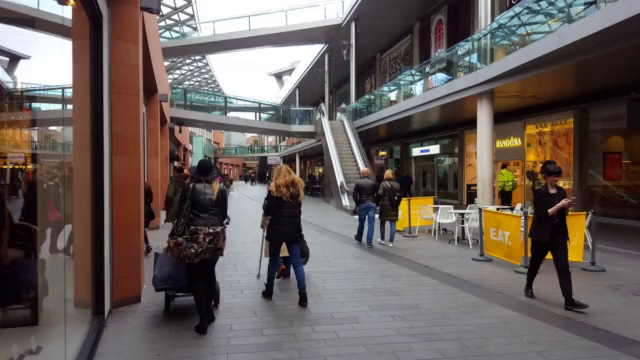
#> input picture frame 0 of IA/Computer_Vision/Images/Shopping_Mall.mp4, 640 x 360 px
$ jupyter execute Reconocimiento_de_rostros_video.ipynb
#> lines starting #> are read from the running program, lines starting #| are printed output that depends on the picture; after the words box and inside, x2 and y2 are one past the last pixel; in counts of white or black regions, pixels touching at a corner belong together
# 1.  Habilitar Google drive

[cell 1]
from google.colab import drive
drive.mount('/content/drive')

# Importar librerias necesarias

[cell 2]
import cv2
import numpy as np
from google.colab.patches import cv2_imshow

# Cargar video de Google drive con opencv

[cell 3]
videoentrada = cv2.VideoCapture('/content/drive/My Drive/IA/Computer_Vision/Images/Shopping_Mall.mp4')

# Analizar video

[cell 4]
#video que vamos a analizar
video = cv2.VideoCapture('/content/drive/My Drive/IA/Computer_Vision/Images/Shopping_Mall.mp4')
#clasificador haar
face_cascade = cv2.CascadeClassifier('/content/drive/My Drive/IA/Computer_Vision/Python_files/HaarCascade/haarcascade_fullbody.xml')

for x in range(6):
  videoentrada.set(1,x);
  #ret: retorno (true si es frame se lee correctamente)
  ret, frame = videoentrada.read()
  #convertimos el frame a gris
  gray = cv2.cvtColor(frame, cv2.COLOR_BGR2GRAY)
  #detectamos las caras en el frame
  faces = face_cascade.detectMultiScale(gray,scaleFactor=1.1,minNeighbors=5)
  for (x, y, w, h) in faces:
    #dibujamos rectángulos verdes alrededor de las caras
    cv2.rectangle(frame,(x,y),(x+w, y+h),(0, 255, 0),2)
  cv2_imshow(frame)
#> this loop made 6 passes
#> faces on passes 3 to 5: [[332, 149, 56, 113]], [[331, 152, 54, 109], [210, 90, 123, 246]], [[329, 152, 55, 110], [211, 96, 118, 235]]
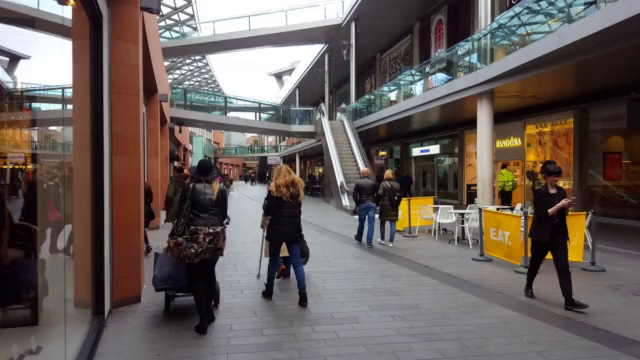
#> input picture frame 0 of IA/Computer_Vision/Images/Shopping_Mall.mp4, 640 x 360 px
#> pass 1, `gray = cv2.cvtColor(frame, cv2.COLOR_BGR2GRAY)`:
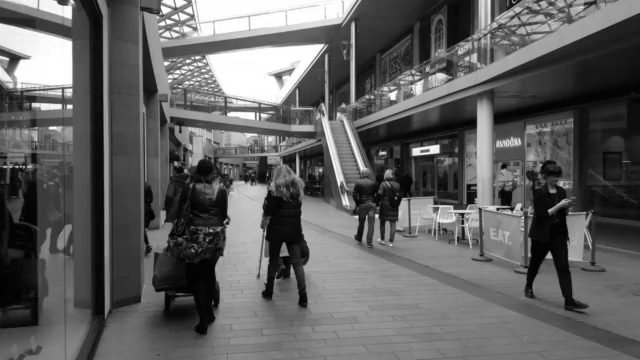
#> gray: shape (360, 640); min 0, max 255, mean 96.7
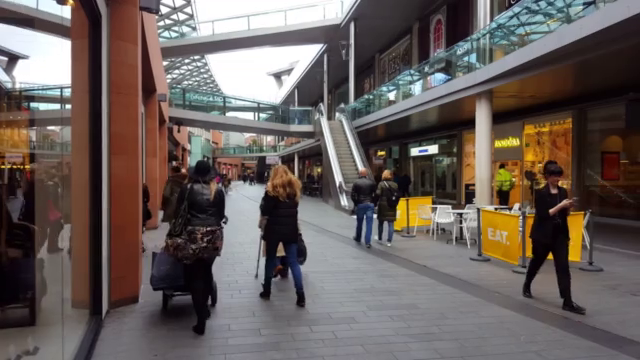
#> input picture frame 1 of IA/Computer_Vision/Images/Shopping_Mall.mp4, 640 x 360 px
#> pass 2, `gray = cv2.cvtColor(frame, cv2.COLOR_BGR2GRAY)`:
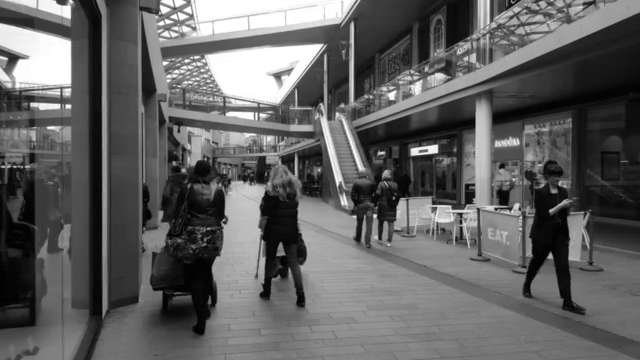
#> gray: shape (360, 640); min 0, max 255, mean 97.3
#> pass 3, `ret, frame = videoentrada.read()`:
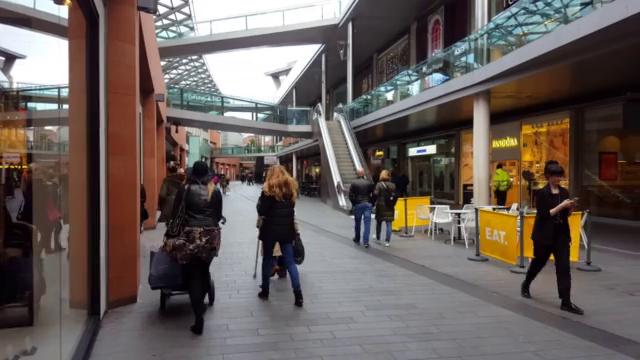
#> frame: shape (360, 640, 3); mean B, G, R 90.7, 94.6, 104.6
#> pass 3, `gray = cv2.cvtColor(frame, cv2.COLOR_BGR2GRAY)`:
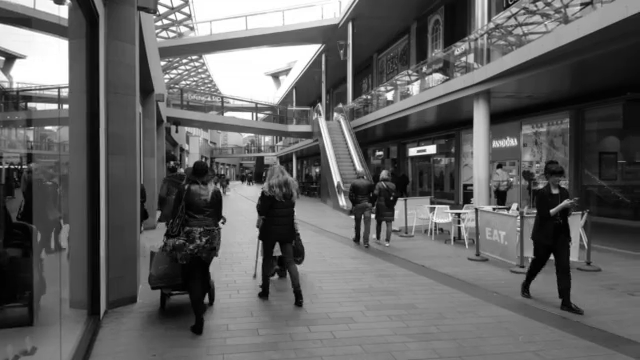
#> gray: shape (360, 640); min 0, max 255, mean 97.1
#> after the loop:
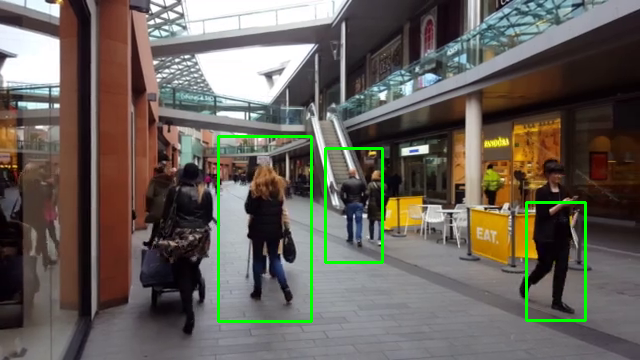
#> frame: shape (360, 640, 3); mean B, G, R 89.7, 97.4, 103.4
#> after the loop:
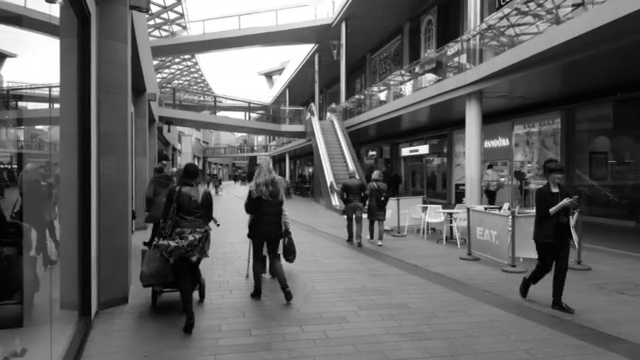
#> gray: shape (360, 640); min 0, max 255, mean 97.7

# Instalar libreria para medir la ejecución

[cell 5]
import sys
import time          #  calcular tiempo (en este caso tiempo de descarga de archivo)
import pyprind
#funcion para ver el avance de procesos en background
def reporthook(step, total_step):
    global start_time
    if step == 0:
        start_time = time.time()
        return
    duration = time.time() - start_time
    speed = total_step / (1024.**2 * duration)
    percent = step *100 /total_step
    sys.stdout.write("\r%d pasos | %d frames -> %%.2f frames | %d segundos transcurrido" %
                    (step, percent, duration))
    sys.stdout.flush()

[cell 6]
face_cascade = cv2.CascadeClassifier('/content/drive/My Drive/IA/Computer_Vision/Python_files/HaarCascade/haarcascade_fullbody.xml')
#video que analizaremos
videoentrada = cv2.VideoCapture('/content/drive/My Drive/IA/Computer_Vision/Images/Shopping_Mall.mp4')
#video resultante del análisis, definimos el codec DIVX
codec = cv2.VideoWriter_fourcc(*'DIVX')
#> codec = 1482049860
# Definimos el fps = 20.0 y el tamaño de cada frame (640x360)
videosalida = cv2.VideoWriter('/content/drive/My Drive/IA/Computer_Vision/Images/Shopping_Mall_haar.avi',
                              codec, 20.0,(640,360))
framenum=0
while (videoentrada.isOpened()):
  ret, frame = videoentrada.read()
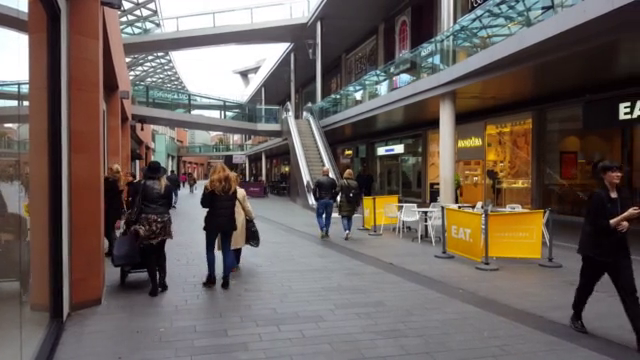
#> input picture frame 30 of IA/Computer_Vision/Images/Shopping_Mall.mp4, 640 x 360 px
#> frame is the input picture: shape (360, 640, 3); mean B, G, R 90.2, 94.9, 105.3
  if ret == True:
    gray = cv2.cvtColor(frame,cv2.COLOR_BGR2GRAY)
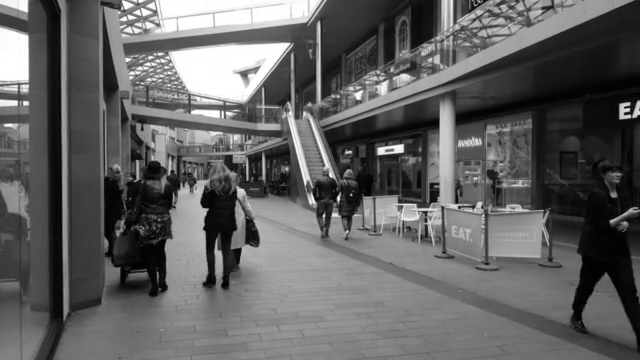
#> gray: shape (360, 640); min 0, max 255, mean 97.4
    faces = face_cascade.detectMultiScale(gray,scaleFactor=1.1,minNeighbors=5)
#> faces = [[302, 163, 41, 82], [170, 122, 95, 190]]
    for (x,y,w,h) in faces:
      cv2.rectangle(frame,(x,y),(x+w,y+h),(0,255,0),2)
#> this loop made 2 passes
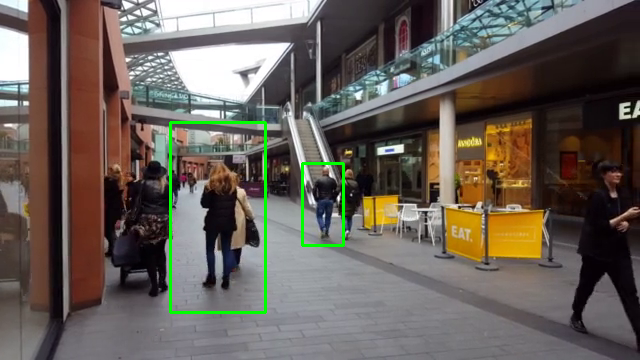
#> frame: shape (360, 640, 3); 1.06% of pixels changed, all inside (x1, y1, x2, y2) = (169, 121, 345, 314)
    videosalida.write(frame)
    reporthook(framenum, 1412)
    framenum=framenum+1
  else: break
videoentrada.release()
videosalida.release()

$ run again, starting later in the video
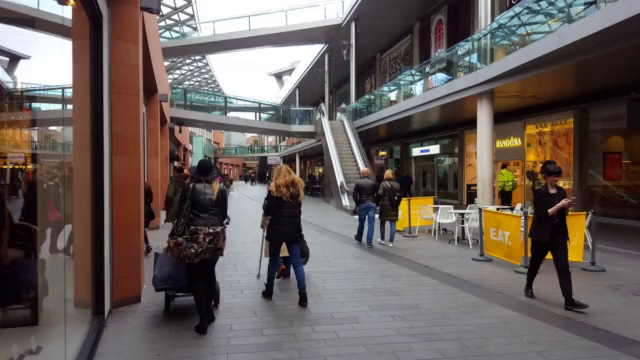
#> input picture frame 0 of IA/Computer_Vision/Images/Shopping_Mall.mp4, 640 x 360 px
#> the loop `for x in range(6):` made 6 passes
#> faces on passes 3 to 5: [[332, 149, 56, 113]], [[331, 152, 54, 109], [210, 90, 123, 246]], [[329, 152, 55, 110], [211, 96, 118, 235]]
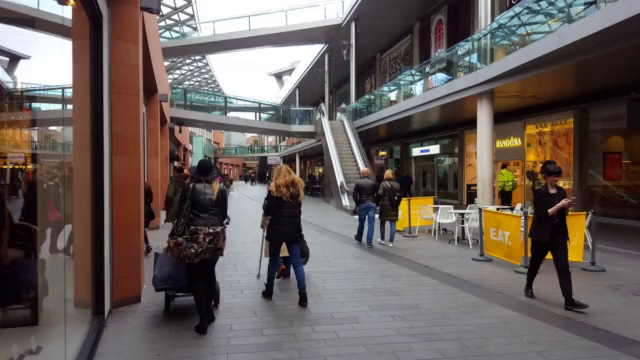
#> input picture frame 0 of IA/Computer_Vision/Images/Shopping_Mall.mp4, 640 x 360 px
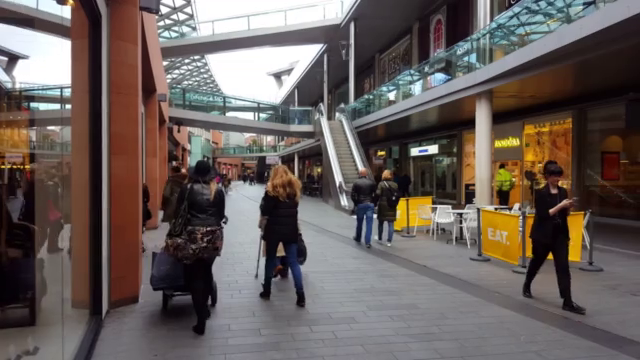
#> input picture frame 1 of IA/Computer_Vision/Images/Shopping_Mall.mp4, 640 x 360 px
#> codec = 1482049860
#> `faces = face_cascade.detectMultiScale(gray,scaleFactor=1.1,minNeighbor..`: faces = [[130, 97, 121, 242]]
#> the loop `for (x,y,w,h) in faces:` made 1 pass
#> after the loop `for (x,y,w,h) in faces:`:
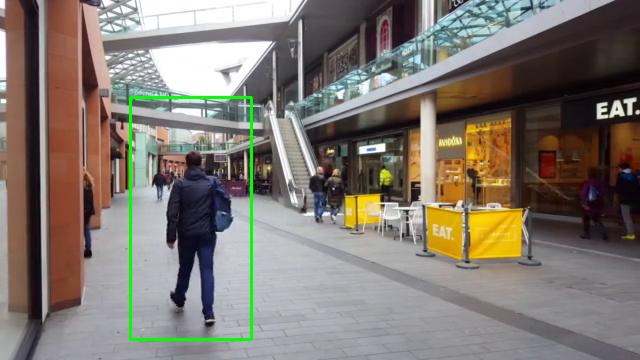
#> frame: shape (360, 640, 3); mean B, G, R 112.6, 120.7, 128.3
